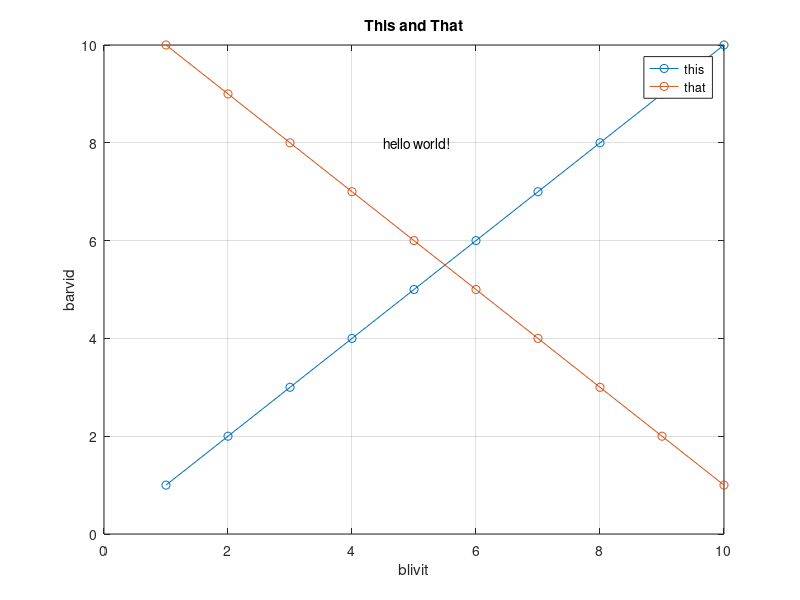

The MATLAB script that drew this image: (Note: this script raises an error after producing the figure.)
% Test undark

close all
%plot([(1:10)' (10:-1:1)'],'o-','MarkerFaceColor','b','MarkerEdgeColor','m');
plot([(1:10)' (10:-1:1)'],'o-');
grid on
legend('this','that')
xlabel('blivit')
ylabel('barvid')
title('This and That')
text(4.5,8,'hello world!')
drawnow
pause(1)
dark
pause(2)
undark
pause(2)

close all
stem([(1:10)' (10:-1:1)'],'o-','MarkerFaceColor','k')
grid on
legend('this','that')
xlabel('blivit')
ylabel('barvid')
title('This and That')
text(4.5,8,'hello world!')
drawnow
pause(1)
dark
pause(2)
undark
pause(2)

close all
barh([(1:10)' (10:-1:1)']);
grid on
legend('this','that')
xlabel('blivit')
ylabel('barvid')
title('This and That')
text(8,6,'hello world!')
drawnow
pause(1)
dark
pause(2)
undark
pause(2)

close all
bar([(1:10)' (10:-1:1)']);
grid on
legend('this','that')
xlabel('blivit')
ylabel('barvid')
title('This and That')
text(5,8,'hello world!')
drawnow
pause(1)
dark('bp')
pause(2)
undark
pause(2)

close all
m = -0.4;
b = 10;
b1 = 6;
x1 = 100*rand(100,1);
y1 = m*x1 + b1 + randn(100,1);
b2 = 14;
x2 = 100*rand(100,1);
y2 = m*x2 + b2 + randn(100,1);
x = (0:99)';
y = m*x + b;
plot(x1,y1,'.',x2,y2,'.','MarkerSize',10);
hold on; plot(x,y,'--','LineWidth',2);
legend('this','that')
xlabel('blivit')
ylabel('barvid')
title('This and That')
text(35,10,'hello world!')
grid on;
drawnow
pause(1)
dark
pause(2)
undark
pause(2)

close all
t = 0:pi/50:10*pi;
st = sin(t);
ct = cos(t);
plot3(st,ct,t)
grid on
xlabel('X')
ylabel('Y')
zlabel('Z')
title('3-d plot')
text(-0.75,-0.75,1,'hello world!')
pause(1)
dark
pause(2)
undark
pause(2)

close all
Z = 10 + peaks;
surf(Z)
hold on
imagesc(Z)
grid off
hold off
xlabel('X')
ylabel('Y')
zlabel('Z')
title('3-d plot on top of imagesc')
text(10,20,2,'hello world!')
colorbar;
pause(1)
dark
pause(2)
undark
